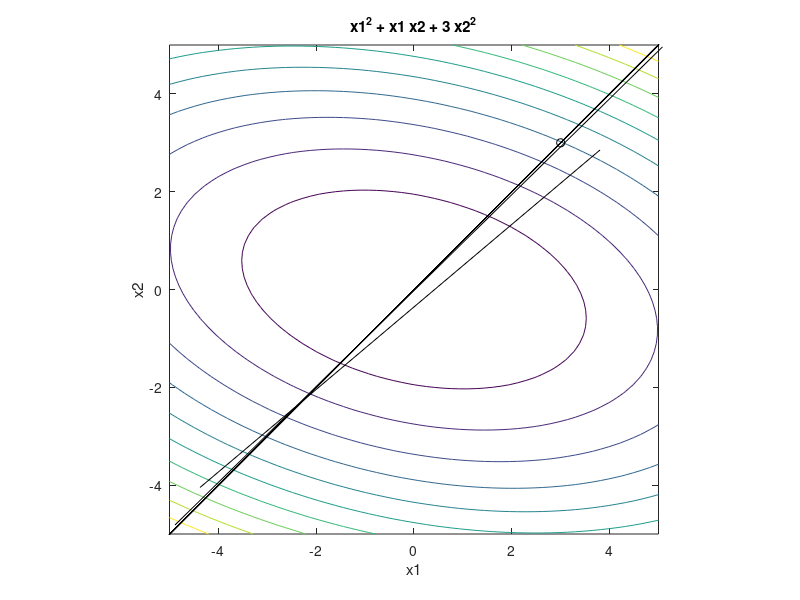

This figure's MATLAB source: (Note: this script raises an error after producing the figure.)
function [xopt,fopt,niter,gnorm,dx] = grad_descent(varargin)
% grad_descent.m demonstrates how the gradient descent method can be used
% to solve a simple unconstrained optimization problem. Taking large step
% sizes can lead to algorithm instability. The variable alpha below
% specifies the fixed step size. Increasing alpha above 0.32 results in
% instability of the algorithm. An alternative approach would involve a
% variable step size determined through line search.
%
% This example was used originally for an optimization demonstration in ME
% 149, Engineering System Design Optimization, a graduate course taught at
% Tufts University in the Mechanical Engineering Department. A
% corresponding video is available at:
% 
% http://www.youtube.com/watch?v=cY1YGQQbrpQ
%
% Author: James T. Allison, Assistant Professor, University of Illinois at
% Urbana-Champaign
% Date: 3/4/12

if nargin==0
    % define starting point
    x0 = [3 3]';
elseif nargin==1
    % if a single input argument is provided, it is a user-defined starting
    % point.
    x0 = varargin{1};
else
    error('Incorrect number of input arguments.')
end

% termination tolerance
tol = 1e-6;

% maximum number of allowed iterations
maxiter = 1000;

% minimum allowed perturbation
dxmin = 1e-6;

% step size ( 0.33 causes instability, 0.2 quite accurate)
%alpha = 0.1;
alpha = zeros(1,2);

% initialize gradient norm, optimization vector, iteration counter, perturbation
gnorm = inf; x = x0; niter = 0; dx = inf;

% define the objective function:
f = @(x1,x2) x1.^2 + x1.*x2 + 3*x2.^2;

% plot objective function contours for visualization:
figure(1); clf; ezcontour(f,[-5 5 -5 5]); axis equal; hold on

% redefine objective function syntax for use with optimization:
f2 = @(x) f(x(1),x(2));

% gradient descent algorithm:
while and(gnorm>=tol, and(niter <= maxiter, dx >= dxmin))
    % calculate gradient:
    g = grad(x);
    gnorm = norm(g);
    % take step:
    alpha(1) = (2*x(1)*g(1)-x(2)*g(1))/(g(1)^2);
    alpha(2) = (6*x(2)*g(2)-x(1)*g(2))/(g(2)^2);
    xnew = x - alpha*g;
    % check step
    if ~isfinite(xnew)
        display(['Number of iterations: ' num2str(niter)])
        error('x is inf or NaN')
    end
    % plot current point
    plot([x(1) xnew(1)],[x(2) xnew(2)],'ko-')
    refresh
    % update termination metrics
    niter = niter + 1;
    dx = norm(xnew-x);
    x = xnew;
    
end
xopt = x;
fopt = f2(xopt);
niter = niter - 1;

% define the gradient of the objective
function g = grad(x)
g = [2*x(1) + x(2)
    x(1) + 6*x(2)];